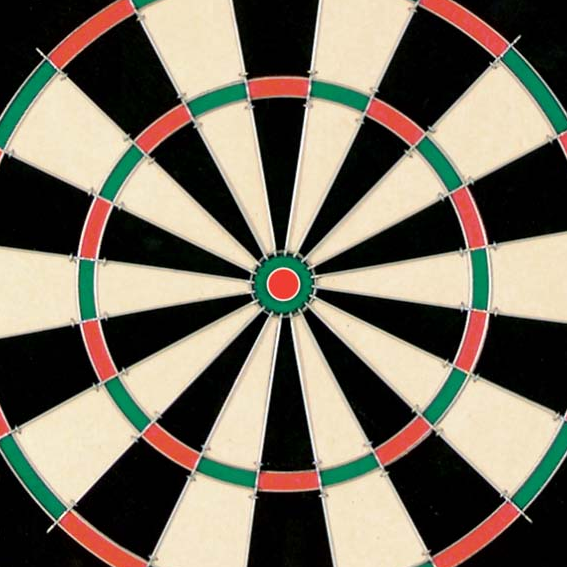
//> input picture dart.bmp, 567 x 567 px
$ ./face dart.bmp dart.bmp   (built with g++ and OpenCV 4)
//> lines starting //> are read from the running program, lines starting //| are printed output that depends on the picture; after the words box and inside, x2 and y2 are one past the last pixel; in counts of white or black regions, pixels touching at a corner belong together
/////////////////////////////////////////////////////////////////////////////
//
// COMS30121 - face.cpp
//
/////////////////////////////////////////////////////////////////////////////

// header inclusion
#include <stdio.h>
#include "opencv2/objdetect/objdetect.hpp"
#include "opencv2/opencv.hpp"
#include "opencv2/core/core.hpp"
#include "opencv2/highgui/highgui.hpp"
#include "opencv2/imgproc/imgproc.hpp"
#include <iostream>
#include <fstream>
#include <stdio.h>
#include <string>

using namespace std;


/** Global variables */
cv::String cascade_name = "dartcascade/cascade.xml";
cv::CascadeClassifier cascade;


// [49 lines left out: functions str_split, readGroundTruths, calcIOU, not called in this run]

/** @function detectAndDisplay */
// [50 lines left out: function detectAndDisplay, not called in this run]


cv::Mat gaussian(cv::Mat frame) {

	cv::Mat result = frame.clone();
	// cv::Mat kernel(3, 3, CV_8SC1, new signed char[9]{1, 2, 1, 2, 4, 2, 1, 2, 1});
	cv::Mat kernel(5, 5, CV_8SC1, new signed char[25]{2, 4, 5, 2, 2, 4, 9, 12, 9, 4, 5, 12, 15, 12, 5, 4, 9, 12, 9, 4, 2, 4, 5, 4, 2});

	for(int y = 0; y < frame.rows; y++) {
		for(int x = 0; x < frame.cols; x++) {
			// Apply kernel
			unsigned int sum = 0;
			for(int j = -2; j < 3; j++) {
				for(int i = -2; i < 3; i++) {
					int kernelX, kernelY;
					if((x + i) < 0) kernelX = frame.cols - (x + i);
					else if((x + i) >= frame.cols) kernelX = (x + i - frame.cols);
					else kernelX = x + i;
					if((y + j) < 0) kernelY = frame.rows - (y + j);
					else if((y + j) >= frame.rows) kernelY = (y + j - frame.rows);
					else kernelY = y + j;

					unsigned char cell = frame.at<uchar>(kernelY, kernelX);//0 - 255
					sum += (cell * kernel.at<schar>(j + 1, i + 1))/159;//-512 - 512
				}
			}
			result.at<uchar>(y, x) = sum;
		}
	}
	imwrite("gaussian.jpg", result);
	return result;
}

cv::Mat sobel(cv::Mat frame, cv::Mat* gradient) {

	cv::Mat mag = frame.clone();
	cv::Mat sobelX(3, 3, CV_8SC1, new signed char[9]{-1, 0, 1, -2, 0, 2, -1, 0, 1});
	cv::Mat sobelY(3, 3, CV_8SC1, new signed char[9]{-1, -2, -1, 0, 0, 0, 1, 2, 1});
	// cv::Mat sobelXY(3, 3, CV_8SC1, new signed char[9]{-2, -1, 0, -1, 0, 1, 0, 1, 2});
	// cv::Mat sobelYX(3, 3, CV_8SC1, new signed char[9]{0, 1, 2, -1, 0, 1, -2, -1, 0});

	for(int y = 0; y < frame.rows; y++) {
		for(int x = 0; x < frame.cols; x++) {
			if(y > 0 && y < frame.rows - 1 && x > 0 && x < frame.cols - 1) {
				// Apply kernel
				signed int deltaY = 0;
				signed int deltaX = 0;
				// signed int deltaYX = 0;
				// signed int deltaXY = 0;
				for(int j = -1; j < 2; j++) {
					for(int i = -1; i < 2; i++) {
						int kernelX, kernelY;
						if((x + i) < 0) kernelX = frame.cols - 1;
						else if((x + i) == frame.cols) kernelX = 0;
						else kernelX = x + i;
						if((y + j) < 0) kernelY = frame.rows - 1;
						else if((y + j) == frame.rows) kernelY = 0;
						else kernelY = y + j;

						unsigned char cell = frame.at<uchar>(kernelY, kernelX);//0 - 255
						deltaY += cell * sobelY.at<schar>(j + 1, i + 1);//-512 - 512
						deltaX += cell * sobelX.at<schar>(j + 1, i + 1);//-512 - 512
						// deltaYX += cell * sobelYX.at<schar>(j + 1, i + 1);
						// deltaXY += cell * sobelXY.at<schar>(j + 1, i + 1);
					}
				}
				// uchar magnitude = sqrt(pow(deltaY, 2) + pow(deltaX, 2) + pow(deltaYX, 2) + pow(deltaXY, 2));
				uchar magnitude = sqrt(pow(deltaY, 2) + pow(deltaX, 2));

				float w = cvFastArctan(deltaY, deltaX); //float angle 0 -> 360
				w = (int)round(w/45.0f)*45.0f; // float 45 multiple
				// float w2 = cvFastArctan(deltaYX, deltaXY) * (255.0f/360.0f);

				mag.at<uchar>(y, x) = magnitude;
				if(gradient != NULL) gradient->at<signed int>(y, x) = (signed int)w;
			} else {
				mag.at<uchar>(y, x) = 0;
			}
		}
	}
	if(gradient != NULL) imwrite("gradient.jpg", *gradient);
	imwrite("sobel.jpg", mag);
	return mag;
}

cv::Mat doubleThreshold(cv::Mat frame, unsigned char low, unsigned char high) {
	cv::Mat frameCpy = frame.clone();
	for(int y = 0; y < frame.rows; y++) {
		for(int x = 0; x < frame.cols; x++) {
			if(frame.at<uchar>(y, x) < low) frameCpy.at<uchar>(y, x) = 0;
			else if(frame.at<uchar>(y, x) < high) frameCpy.at<uchar>(y, x) = 127;
			else frameCpy.at<uchar>(y, x) = 255;
		}
	}
	imwrite("threshold.jpg", frameCpy);
	return frameCpy;
}

cv::Mat nonMaxSuppression(cv::Mat frame, cv::Mat gradient) {
	cv::Mat edges = frame.clone();
	enum dir {EAST, SOUTHEAST, SOUTH, SOUTHWEST};
	for(int y = 1; y < edges.rows - 1; y++) {
		for(int x = 1; x < edges.cols - 1; x++) {
			char pixel = edges.at<uchar>(y, x);
			signed int g = (gradient.at<signed int>(y, x) / 45) % 4;
			// cout << g << endl;
			switch(g) {
				case EAST:
					if(!(pixel > edges.at<uchar>(y, x+1) && pixel > edges.at<uchar>(y, x-1))) edges.at<uchar>(y, x) = 0;
					// else edges.at<uchar>(y, x) = 0;
					break;
				case SOUTHEAST:
					if(!(pixel > edges.at<uchar>(y+1, x+1) && pixel > edges.at<uchar>(y-1, x-1))) edges.at<uchar>(y, x) = 0;
					// else edges.at<uchar>(y, x) = 0;
					break;
				case SOUTH:
					if(!(pixel > edges.at<uchar>(y+1, x) && pixel > edges.at<uchar>(y-1, x))) edges.at<uchar>(y, x) = 0;
					// else edges.at<uchar>(y, x) = 0;
					break;
				case SOUTHWEST:
					if(!(pixel > edges.at<uchar>(y+1, x-1) && pixel > edges.at<uchar>(y-1, x+1))) edges.at<uchar>(y, x) = 0;
					// else edges.at<uchar>(y, x) = 0;
					break;
				default:
					break;
			};
		}
	}
	imwrite("suppression.jpg", edges);
	return edges;
}

cv::Mat hysterise(cv::Mat frame) {
	cv::Mat hyst = frame.clone();
	for(int y = 1; y < hyst.cols - 1; y++) {
		for(int x = 1; x < hyst.rows - 1; x++) {
			unsigned char pixel = frame.at<uchar>(y, x);
			if(pixel == 127) {
				bool found = false;
				for(int j = -1; j < 2 && !found; j++) {
					for(int i = -1; i < 2 && !found; i++) {
						if(frame.at<uchar>(y + j, x + i) == 255) found = true;
						hyst.at<uchar>(y, x) = 255;
					}
				}
				if(!found) hyst.at<uchar>(y, x) = 0;

			}
		}
	}
	imwrite("hyst.jpg", hyst);
	return hyst;
}


vector<array<int, 5>> houghEllipse(cv::Mat edges, cv::Mat gradient, int minRad, int maxRad, unsigned char peakThreshold, int minDistance) {
	cout << gradient.rows* gradient.cols* (maxRad - minRad)* (maxRad - minRad)* 180 << endl;
	cv::Mat houghSpace(5, new int[5]{gradient.rows, gradient.cols, maxRad - minRad, maxRad - minRad, 180}, CV_32SC1, cv::Scalar::all(0)); // need +1?
	// vector<vector<vector<vector<vector<int>>>>> houghSpace(gradient.rows*gradient.cols*(maxRad - minRad)*(maxRad - minRad)*180);


	int maxPeak = 0;
	for(int gY = 5; gY < gradient.rows - 5; gY++) {
		for(int gX = 5; gX < gradient.cols - 5; gX++) {
			if(edges.at<uchar>(gY, gX) == 255) {
				float theta = gradient.at<signed int>(gY, gX);
				for(int alpha = 0; alpha < 180; alpha++) {
					for(int rY = minRad; rY <= maxRad; rY++) {
						for(int rX = minRad; rX <= maxRad; rX++) {
							int a0 = round(gX + rX*cos(theta * CV_PI / 180.0f)*cos(alpha *CV_PI/180.0f) - rY*sin(theta * CV_PI/180.0f)*sin(alpha * CV_PI/180.0f));
							int b0 = round(gY + rX*cos(theta * CV_PI / 180.0f)*sin(alpha *CV_PI/180.0f) + rY*sin(theta * CV_PI/180.0f)*cos(alpha * CV_PI/180.0f));
							int a1 = round(gX - (rX*cos(theta * CV_PI / 180.0f)*cos(alpha *CV_PI/180.0f) - rY*sin(theta * CV_PI/180.0f)*sin(alpha * CV_PI/180.0f)));
							int b1 = round(gY - (rX*cos(theta * CV_PI / 180.0f)*sin(alpha *CV_PI/180.0f) + rY*sin(theta * CV_PI/180.0f)*cos(alpha * CV_PI/180.0f)));
							// cout << a0 << " " << b0 << endl;
							if((b0 >= 0 && b0 < gradient.rows) && (a0 >= 0 && a0 < gradient.cols)) {
								// houghSpace[b0][a0][rY - minRad][rX - minRad][alpha] += 1;
								if(houghSpace.at<signed int>(new int[5]{b0, a0, rY - minRad, rX - minRad, alpha}) > maxPeak) maxPeak = houghSpace.at<signed int>(new int[5]{b0, a0, rY - minRad, rX - minRad, alpha});
								// cout << b0 << " " << a0 << endl;
							}
							if((b1 >= 0 && b1 < gradient.rows) && (a1 >= 0 && a1 < gradient.cols)) {
								houghSpace.at<signed int>(new int[5]{b1, a1, rY - minRad, rX - minRad, alpha}) += 1;
								if(houghSpace.at<signed int>(new int[5]{b1, a1, rY - minRad, rX - minRad, alpha}) > maxPeak) maxPeak = houghSpace.at<signed int>(new int[5]{b1, a1, rY - minRad, rX - minRad, alpha});
							}
						}
					}
				}
			}
		}
	}
	//normalize and find peaks
	vector<array<int, 5>> peaks;
	for(int b = 0; b < gradient.rows; b++) {
		for(int a = 0; a < gradient.cols; a++) {
			for(int alpha = 0; alpha < 180; alpha++) {
				for(int rY = minRad; rY < maxRad; rY++) {
					for(int rX = minRad; rX < maxRad; rX++) {

						//normalize
						houghSpace.at<signed int>(new int[5]{b, a, rY - minRad, rX - minRad, alpha}) *= 255.0f / (float)maxPeak;
						//find peak
						if(houghSpace.at<signed int>(new int[5]{b, a, rY - minRad, rX - minRad, alpha}) > peakThreshold) peaks.push_back(array<int, 5>{b, a, rY, rX, alpha});
					}
				}
			}
		}
	}

	return peaks;
}

// [83 lines left out: functions houghCircle, houghLines, lineToPoints, not called in this run]

/** @function main */
int main( int argc, const char** argv )
{
	if( !cascade.load( cascade_name ) ){ printf("--(!)Error loading\n"); return -1; };

	string argv1 = argv[1];		//Run on all images
	if(argv1.compare("-A") == 0) {
		for(int i = 0; i < 16; i++) {
			string outputPath = "./detected/dart" + to_string(i) + ".jpg";
			string imgPath = "dart" + to_string(i) + ".jpg";
			cv::Mat frame = cv::imread(imgPath, CV_LOAD_IMAGE_COLOR);
			detectAndDisplay(frame, argv[2], imgPath);
			cout << outputPath << endl;
			cv::imwrite(outputPath, frame);
		}
	}
	else {
		// 1. Read Input Image
		cv::Mat frame = cv::imread(argv[1], CV_LOAD_IMAGE_COLOR);
//> frame is the input picture: 567 rows x 567 cols, CV_8UC3; mean B, G, R 96.6, 111.5, 119.5
		cv::Mat frame_gray;
		cv::cvtColor( frame, frame_gray, CV_BGR2GRAY );
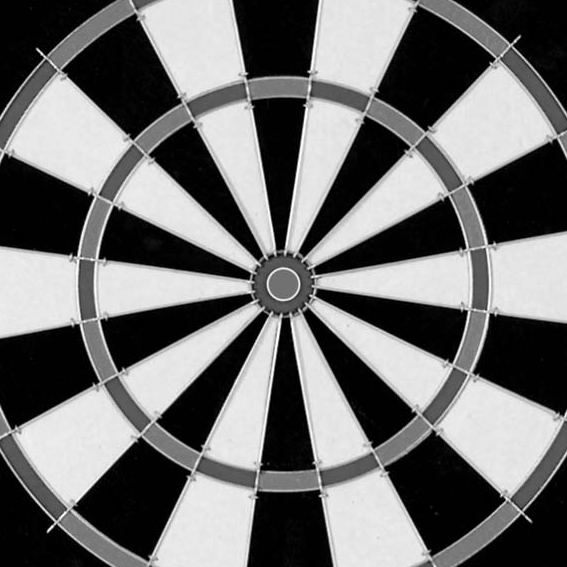
//> frame_gray: 567 rows x 567 cols, CV_8UC1; min 0, max 255, mean 112.2
		// equalizeHist( frame_gray, frame_gray );
		//TRY NORMALISING HISTOGRAM FIRST!
		cv::Mat gaussianFrame = gaussian(frame_gray);
//> after the loop in gaussian, `for(int y = 0; y < frame.rows; y++)`:
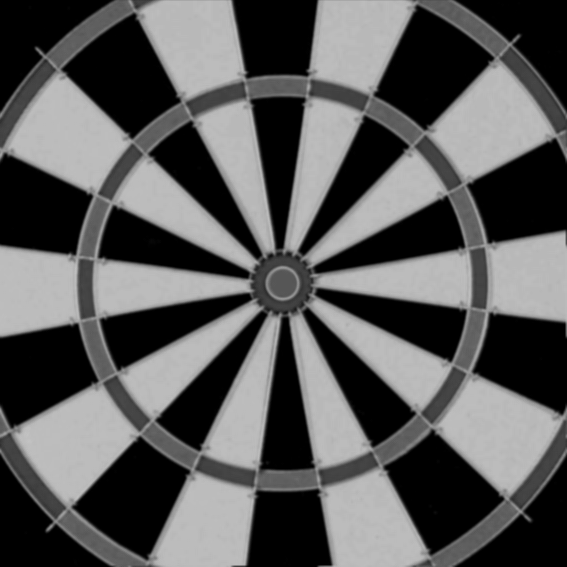
//> result: 567 rows x 567 cols, CV_8UC1; min 0, max 195, mean 89.4
		cv::Mat gradientFrame(2, new int[2]{frame.rows, frame.cols}, CV_32SC1, cv::Scalar::all(0));
		cv::Mat sobelFrame = sobel(gaussianFrame, &gradientFrame);
//> after the loop in sobel, `for(int y = 0; y < frame.rows; y++)`:
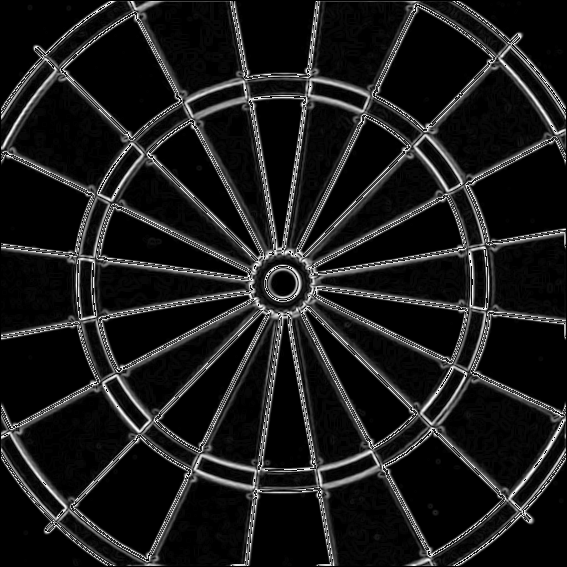
//> mag: 567 rows x 567 cols, CV_8UC1; min 0, max 255, mean 27
//> after the loop in sobel, `for(int y = 0; y < frame.rows; y++)`:
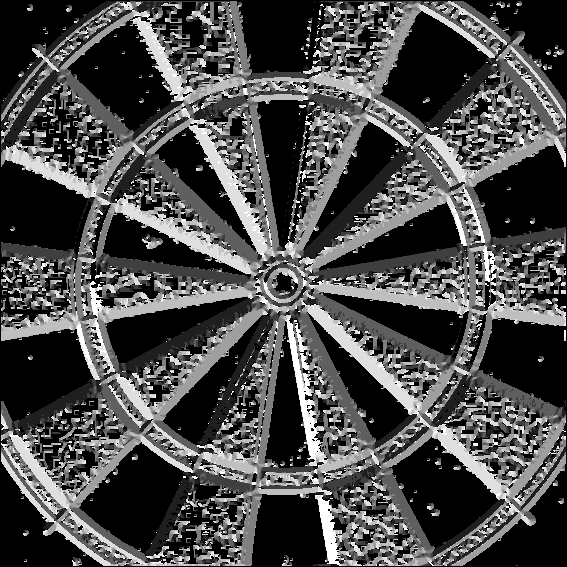
//> gradient: 567 rows x 567 cols, CV_32SC1; min 0, max 360, mean 104.8; drawn with min black and max white
		cv::Mat suppression = nonMaxSuppression(sobelFrame, gradientFrame);
//> after the loop in nonMaxSuppression, `for(int y = 1; y < edges.rows - 1; y++)`:
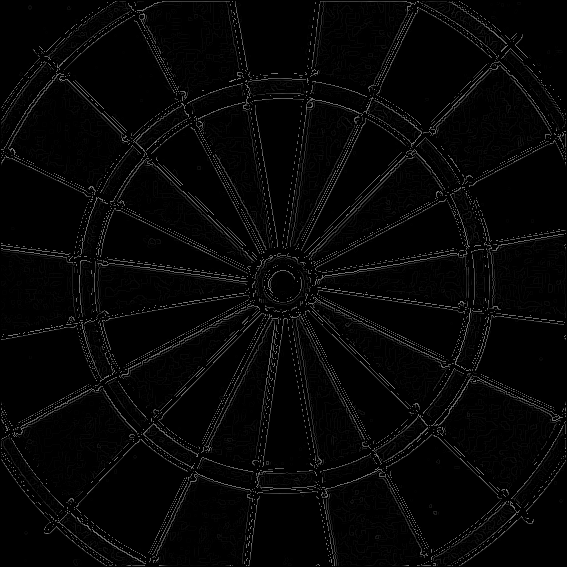
//> edges: 567 rows x 567 cols, CV_8UC1; min 0, max 127, mean 6.3
		cv::Mat threshold = doubleThreshold(suppression, 40, 70);
//> after the loop in doubleThreshold, `for(int y = 0; y < frame.rows; y++)`:
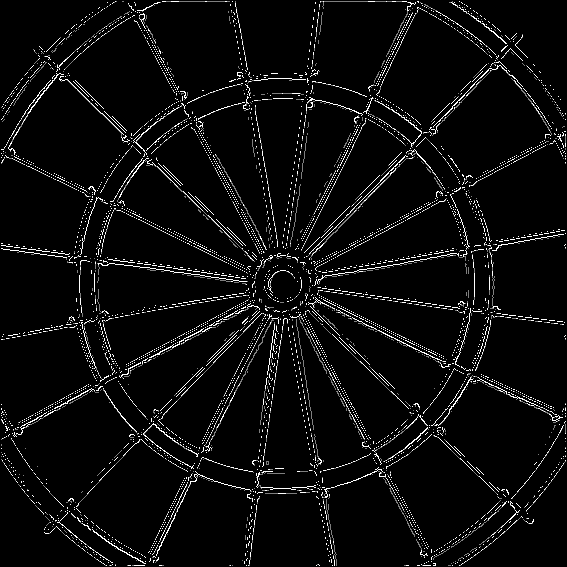
//> frameCpy: 567 rows x 567 cols, CV_8UC1; 18.6% of pixels changed, all inside (x1, y1, x2, y2) = (1, 1, 566, 566)
		cv::Mat edges = hysterise(threshold);
//> after the loop in hysterise, `for(int y = 1; y < hyst.cols - 1; y++)`:
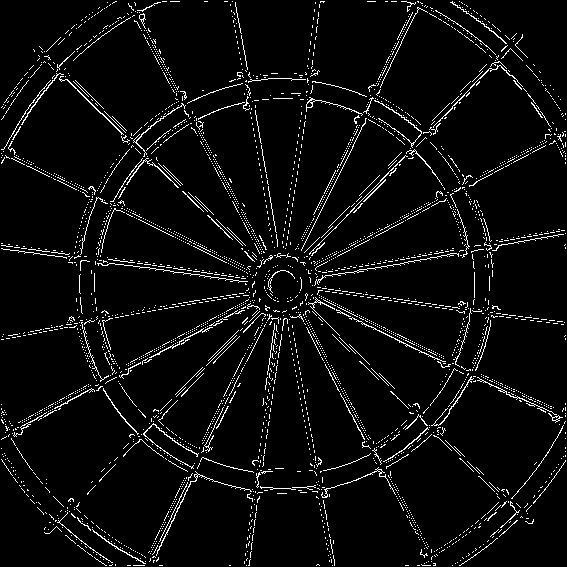
//> hyst: 567 rows x 567 cols, CV_8UC1; 5% white in thin lines or dots
		// [4 lines of commented-out code are left out]

		vector<array<int, 5>> ellipses = houghEllipse(edges, gradientFrame, 10, 500, 215, 0);
//| -107600560
//> (the run ends here: the program stops with an error, at `cv::Mat houghSpace(5, new int[5]{gradient.rows, gradient.cols, maxRad ..`)

$ run again, with moo.jpg saved as dart.bmp
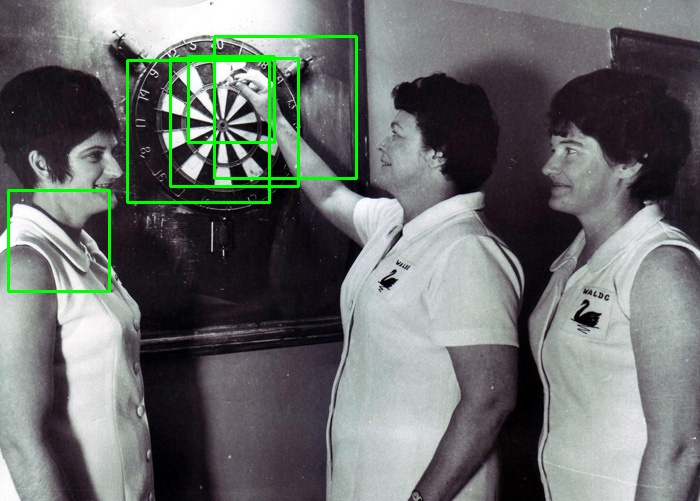
//> input picture moo.jpg, 700 x 501 px
//> frame is the input picture: 501 rows x 700 cols, CV_8UC3; mean B, G, R 108.7, 110, 106.3
//> after the loop in sobel, `for(int y = 0; y < frame.rows; y++)`:
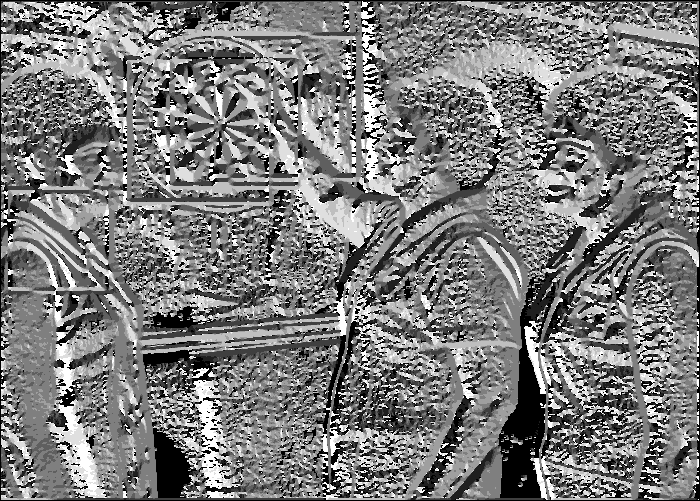
//> gradient: 501 rows x 700 cols, CV_32SC1; min 0, max 360, mean 175.2; drawn with min black and max white
//> after the loop in hysterise, `for(int y = 1; y < hyst.cols - 1; y++)`:
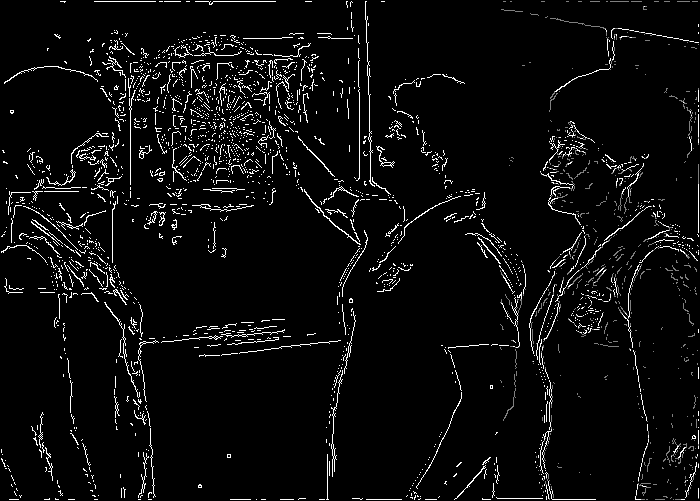
//> hyst: 501 rows x 700 cols, CV_8UC1; min 0, max 255, mean 11.9
//| -386987584
